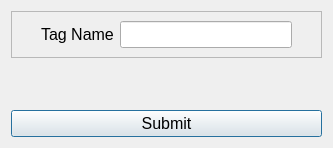
<?xml version="1.0" encoding="UTF-8"?>
<ui version="4.0">
 <class>tags_window</class>
 <widget class="QDialog" name="tags_window">
  <property name="geometry">
   <rect>
    <x>0</x>
    <y>0</y>
    <width>333</width>
    <height>148</height>
   </rect>
  </property>
  <property name="windowTitle">
   <string>Add Tag</string>
  </property>
  <property name="windowIcon">
   <iconset>
    <normaloff>../images/download.png</normaloff>../images/download.png</iconset>
  </property>
  <layout class="QVBoxLayout" name="verticalLayout_2">
   <item>
    <widget class="QFrame" name="frame">
     <property name="frameShape">
      <enum>QFrame::StyledPanel</enum>
     </property>
     <property name="frameShadow">
      <enum>QFrame::Raised</enum>
     </property>
     <layout class="QHBoxLayout" name="horizontalLayout_2">
      <item>
       <layout class="QHBoxLayout" name="horizontalLayout">
        <item>
         <spacer name="horizontalSpacer">
          <property name="orientation">
           <enum>Qt::Horizontal</enum>
          </property>
          <property name="sizeType">
           <enum>QSizePolicy::Maximum</enum>
          </property>
          <property name="sizeHint" stdset="0">
           <size>
            <width>20</width>
            <height>20</height>
           </size>
          </property>
         </spacer>
        </item>
        <item>
         <layout class="QFormLayout" name="formLayout">
          <item row="0" column="0">
           <widget class="QLabel" name="tag_label">
            <property name="font">
             <font>
              <pointsize>12</pointsize>
             </font>
            </property>
            <property name="text">
             <string>Tag Name</string>
            </property>
           </widget>
          </item>
          <item row="0" column="1">
           <widget class="QLineEdit" name="tag_name">
            <property name="font">
             <font>
              <pointsize>12</pointsize>
             </font>
            </property>
            <property name="cursor">
             <cursorShape>IBeamCursor</cursorShape>
            </property>
            <property name="inputMethodHints">
             <set>Qt::ImhLatinOnly|Qt::ImhPreferLatin</set>
            </property>
            <property name="maxLength">
             <number>14</number>
            </property>
            <property name="clearButtonEnabled">
             <bool>true</bool>
            </property>
           </widget>
          </item>
         </layout>
        </item>
        <item>
         <spacer name="horizontalSpacer_2">
          <property name="orientation">
           <enum>Qt::Horizontal</enum>
          </property>
          <property name="sizeType">
           <enum>QSizePolicy::Maximum</enum>
          </property>
          <property name="sizeHint" stdset="0">
           <size>
            <width>20</width>
            <height>20</height>
           </size>
          </property>
         </spacer>
        </item>
       </layout>
      </item>
     </layout>
    </widget>
   </item>
   <item>
    <widget class="QFrame" name="frame_2">
     <property name="frameShape">
      <enum>QFrame::NoFrame</enum>
     </property>
     <property name="frameShadow">
      <enum>QFrame::Raised</enum>
     </property>
     <layout class="QHBoxLayout" name="horizontalLayout_3">
      <item>
       <layout class="QGridLayout" name="colour_layout"/>
      </item>
     </layout>
    </widget>
   </item>
   <item>
    <widget class="QPushButton" name="tag_submit">
     <property name="font">
      <font>
       <pointsize>12</pointsize>
      </font>
     </property>
     <property name="text">
      <string>Submit</string>
     </property>
    </widget>
   </item>
  </layout>
 </widget>
 <resources/>
 <connections/>
</ui>
